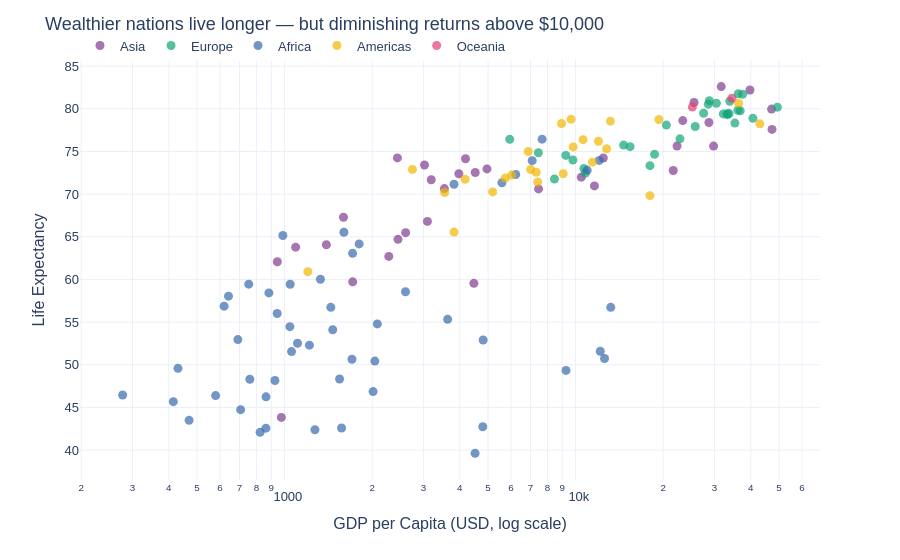

Here is the notebook cell this chart was saved with:
### Code cell
# Let's improve it further!!

fig = px.scatter(
    data_frame=df, x='gdpPercap', y='lifeExp',
    color='continent',                     
    hover_name='country',
    hover_data={'continent':False},
    log_x=True,                             # log scale: wealth is non-linear
    labels={'gdpPercap': 'GDP per Capita (USD, log scale)',
            'lifeExp': 'Life Expectancy'},
    color_discrete_sequence=px.colors.qualitative.Bold,
    template='plotly_white'
)
fig.update_layout(
    title='Wealthier nations live longer — but diminishing returns above $10,000',
    font=dict(family='Arial', size=13),
    height=500,
    legend=dict(orientation='h', x=0, y=1.07, title='')
)
fig.update_traces(marker=dict(size=9, opacity=0.7))
fig.show()

### Figure 1 — Plotly figure (JSON) as saved in the notebook; plotly's stock layout.template omitted (floating-point values rounded to 4 significant figures)
{"data": [{"customdata": [["Asia"], ["Asia"], ["Asia"], ["Asia"], ["Asia"], ["Asia"], ["Asia"], ["Asia"], ["Asia"], ["Asia"], ["Asia"], ["Asia"], ["Asia"], ["Asia"], ["Asia"], ["Asia"], ["Asia"], ["Asia"], ["Asia"], ["Asia"], ["Asia"], ["Asia"], ["Asia"], ["Asia"], ["Asia"], ["Asia"], ["Asia"], ["Asia"], ["Asia"], ["Asia"], ["Asia"], ["Asia"], ["Asia"]], "hovertemplate": "<b>%{hovertext}</b><br><br>GDP per Capita (USD, log scale)=%{x}<br>Life Expectancy=%{y}<extra></extra>", "hovertext": ["Afghanistan", "Bahrain", "Bangladesh", "Cambodia", "China", "Hong Kong, China", "India", "Indonesia", "Iran", "Iraq", "Israel", "Japan", "Jordan", "Korea, Dem. Rep.", "Korea, Rep.", "Kuwait", "Lebanon", "Malaysia", "Mongolia", "Myanmar", "Nepal", "Oman", "Pakistan", "Philippines", "Saudi Arabia", "Singapore", "Sri Lanka", "Syria", "Taiwan", "Thailand", "Vietnam", "West Bank and Gaza", "Yemen, Rep."], "legendgroup": "Asia", "marker": {"color": "rgb(127, 60, 141)", "opacity": 0.7, "size": 9, "symbol": "circle"}, "mode": "markers", "name": "Asia", "orientation": "v", "showlegend": true, "type": "scatter", "x": [974.6, 29800.0, 1391.0, 1714.0, 4959.0, 39720.0, 2452.0, 3541.0, 11610.0, 4471.0, 25520.0, 31660.0, 4519.0, 1593.0, 23350.0, 47310.0, 10460.0, 12450.0, 3096.0, 944, 1091.0, 22320.0, 2606.0, 3190.0, 21650.0, 47140.0, 3970.0, 4185.0, 28720.0, 7458.0, 2442.0, 3025.0, 2281.0], "xaxis": "x", "y": [43.83, 75.64, 64.06, 59.72, 72.96, 82.21, 64.7, 70.65, 70.96, 59.55, 80.75, 82.6, 72.53, 67.3, 78.62, 77.59, 71.99, 74.24, 66.8, 62.07, 63.78, 75.64, 65.48, 71.69, 72.78, 79.97, 72.4, 74.14, 78.4, 70.62, 74.25, 73.42, 62.7], "yaxis": "y"}, {"customdata": [["Europe"], ["Europe"], ["Europe"], ["Europe"], ["Europe"], ["Europe"], ["Europe"], ["Europe"], ["Europe"], ["Europe"], ["Europe"], ["Europe"], ["Europe"], ["Europe"], ["Europe"], ["Europe"], ["Europe"], ["Europe"], ["Europe"], ["Europe"], ["Europe"], ["Europe"], ["Europe"], ["Europe"], ["Europe"], ["Europe"], ["Europe"], ["Europe"], ["Europe"], ["Europe"]], "hovertemplate": "<b>%{hovertext}</b><br><br>GDP per Capita (USD, log scale)=%{x}<br>Life Expectancy=%{y}<extra></extra>", "hovertext": ["Albania", "Austria", "Belgium", "Bosnia and Herzegovina", "Bulgaria", "Croatia", "Czech Republic", "Denmark", "Finland", "France", "Germany", "Greece", "Hungary", "Iceland", "Ireland", "Italy", "Montenegro", "Netherlands", "Norway", "Poland", "Portugal", "Romania", "Serbia", "Slovak Republic", "Slovenia", "Spain", "Sweden", "Switzerland", "Turkey", "United Kingdom"], "legendgroup": "Europe", "marker": {"color": "rgb(17, 165, 121)", "opacity": 0.7, "size": 9, "symbol": "circle"}, "mode": "markers", "name": "Europe", "orientation": "v", "showlegend": true, "type": "scatter", "x": [5937.0, 36130.0, 33690.0, 7446.0, 10680.0, 14620.0, 22830.0, 35280.0, 33210.0, 30470.0, 32170.0, 27540.0, 18010.0, 36180.0, 40680.0, 28570.0, 9254.0, 36800.0, 49360.0, 15390.0, 20510.0, 10810.0, 9787.0, 18680.0, 25770.0, 28820.0, 33860.0, 37510.0, 8458.0, 33200.0], "xaxis": "x", "y": [76.42, 79.83, 79.44, 74.85, 73.0, 75.75, 76.49, 78.33, 79.31, 80.66, 79.41, 79.48, 73.34, 81.76, 78.89, 80.55, 74.54, 79.76, 80.2, 75.56, 78.1, 72.48, 74.0, 74.66, 77.93, 80.94, 80.88, 81.7, 71.78, 79.42], "yaxis": "y"}, {"customdata": [["Africa"], ["Africa"], ["Africa"], ["Africa"], ["Africa"], ["Africa"], ["Africa"], ["Africa"], ["Africa"], ["Africa"], ["Africa"], ["Africa"], ["Africa"], ["Africa"], ["Africa"], ["Africa"], ["Africa"], ["Africa"], ["Africa"], ["Africa"], ["Africa"], ["Africa"], ["Africa"], ["Africa"], ["Africa"], ["Africa"], ["Africa"], ["Africa"], ["Africa"], ["Africa"], ["Africa"], ["Africa"], ["Africa"], ["Africa"], ["Africa"], ["Africa"], ["Africa"], ["Africa"], ["Africa"], ["Africa"], ["Africa"], ["Africa"], ["Africa"], ["Africa"], ["Africa"], ["Africa"], ["Africa"], ["Africa"], ["Africa"], ["Africa"], ["Africa"], ["Africa"]], "hovertemplate": "<b>%{hovertext}</b><br><br>GDP per Capita (USD, log scale)=%{x}<br>Life Expectancy=%{y}<extra></extra>", "hovertext": ["Algeria", "Angola", "Benin", "Botswana", "Burkina Faso", "Burundi", "Cameroon", "Central African Republic", "Chad", "Comoros", "Congo, Dem. Rep.", "Congo, Rep.", "Cote d'Ivoire", "Djibouti", "Egypt", "Equatorial Guinea", "Eritrea", "Ethiopia", "Gabon", "Gambia", "Ghana", "Guinea", "Guinea-Bissau", "Kenya", "Lesotho", "Liberia", "Libya", "Madagascar", "Malawi", "Mali", "Mauritania", "Mauritius", "Morocco", "Mozambique", "Namibia", "Niger", "Nigeria", "Reunion", "Rwanda", "Sao Tome and Principe", "Senegal", "Sierra Leone", "Somalia", "South Africa", "Sudan", "Swaziland", "Tanzania", "Togo", "Tunisia", "Uganda", "Zambia", "Zimbabwe"], "legendgroup": "Africa", "marker": {"color": "rgb(57, 105, 172)", "opacity": 0.7, "size": 9, "symbol": "circle"}, "mode": "markers", "name": "Africa", "orientation": "v", "showlegend": true, "type": "scatter", "x": [6223.0, 4797.0, 1441.0, 12570.0, 1217.0, 430.1, 2042.0, 706.0, 1704.0, 986.1, 277.6, 3633.0, 1545.0, 2082.0, 5581.0, 12150.0, 641.4, 690.8, 13210.0, 752.7, 1328.0, 942.7, 579.2, 1463.0, 1569.0, 414.5, 12060.0, 1045.0, 759.3, 1043.0, 1803.0, 10960.0, 3820.0, 823.7, 4811.0, 619.7, 2014.0, 7670.0, 863.1, 1598.0, 1712.0, 862.5, 926.1, 9270.0, 2602.0, 4513.0, 1107.0, 883.0, 7093.0, 1056.0, 1271.0, 469.7], "xaxis": "x", "y": [72.3, 42.73, 56.73, 50.73, 52.3, 49.58, 50.43, 44.74, 50.65, 65.15, 46.46, 55.32, 48.33, 54.79, 71.34, 51.58, 58.04, 52.95, 56.73, 59.45, 60.02, 56.01, 46.39, 54.11, 42.59, 45.68, 73.95, 59.44, 48.3, 54.47, 64.16, 72.8, 71.16, 42.08, 52.91, 56.87, 46.86, 76.44, 46.24, 65.53, 63.06, 42.57, 48.16, 49.34, 58.56, 39.61, 52.52, 58.42, 73.92, 51.54, 42.38, 43.49], "yaxis": "y"}, {"customdata": [["Americas"], ["Americas"], ["Americas"], ["Americas"], ["Americas"], ["Americas"], ["Americas"], ["Americas"], ["Americas"], ["Americas"], ["Americas"], ["Americas"], ["Americas"], ["Americas"], ["Americas"], ["Americas"], ["Americas"], ["Americas"], ["Americas"], ["Americas"], ["Americas"], ["Americas"], ["Americas"], ["Americas"], ["Americas"]], "hovertemplate": "<b>%{hovertext}</b><br><br>GDP per Capita (USD, log scale)=%{x}<br>Life Expectancy=%{y}<extra></extra>", "hovertext": ["Argentina", "Bolivia", "Brazil", "Canada", "Chile", "Colombia", "Costa Rica", "Cuba", "Dominican Republic", "Ecuador", "El Salvador", "Guatemala", "Haiti", "Honduras", "Jamaica", "Mexico", "Nicaragua", "Panama", "Paraguay", "Peru", "Puerto Rico", "Trinidad and Tobago", "United States", "Uruguay", "Venezuela"], "legendgroup": "Americas", "marker": {"color": "rgb(242, 183, 1)", "opacity": 0.7, "size": 9, "symbol": "circle"}, "mode": "markers", "name": "Americas", "orientation": "v", "showlegend": true, "type": "scatter", "x": [12780.0, 3822.0, 9066.0, 36320.0, 13170.0, 7007.0, 9645.0, 8948.0, 6025.0, 6873.0, 5728.0, 5186.0, 1202.0, 3548.0, 7321.0, 11980.0, 2749.0, 9809.0, 4173.0, 7409.0, 19330.0, 18010.0, 42950.0, 10610.0, 11420.0], "xaxis": "x", "y": [75.32, 65.55, 72.39, 80.65, 78.55, 72.89, 78.78, 78.27, 72.23, 74.99, 71.88, 70.26, 60.92, 70.2, 72.57, 76.19, 72.9, 75.54, 71.75, 71.42, 78.75, 69.82, 78.24, 76.38, 73.75], "yaxis": "y"}, {"customdata": [["Oceania"], ["Oceania"]], "hovertemplate": "<b>%{hovertext}</b><br><br>GDP per Capita (USD, log scale)=%{x}<br>Life Expectancy=%{y}<extra></extra>", "hovertext": ["Australia", "New Zealand"], "legendgroup": "Oceania", "marker": {"color": "rgb(231, 63, 116)", "opacity": 0.7, "size": 9, "symbol": "circle"}, "mode": "markers", "name": "Oceania", "orientation": "v", "showlegend": true, "type": "scatter", "x": [34440.0, 25190.0], "xaxis": "x", "y": [81.23, 80.2], "yaxis": "y"}], "layout": {"autosize": true, "font": {"family": "Arial", "size": 13}, "legend": {"orientation": "h", "title": {"text": ""}, "tracegroupgap": 0, "x": 0, "y": 1.07}, "margin": {"t": 60}, "title": {"text": "Wealthier nations live longer — but diminishing returns above $10,000"}, "xaxis": {"anchor": "y", "autorange": true, "domain": [0, 1], "range": [2.305, 4.832], "title": {"text": "GDP per Capita (USD, log scale)"}, "type": "log"}, "yaxis": {"anchor": "x", "autorange": true, "domain": [0, 1], "range": [36.37, 85.85], "title": {"text": "Life Expectancy"}, "type": "linear"}}}
